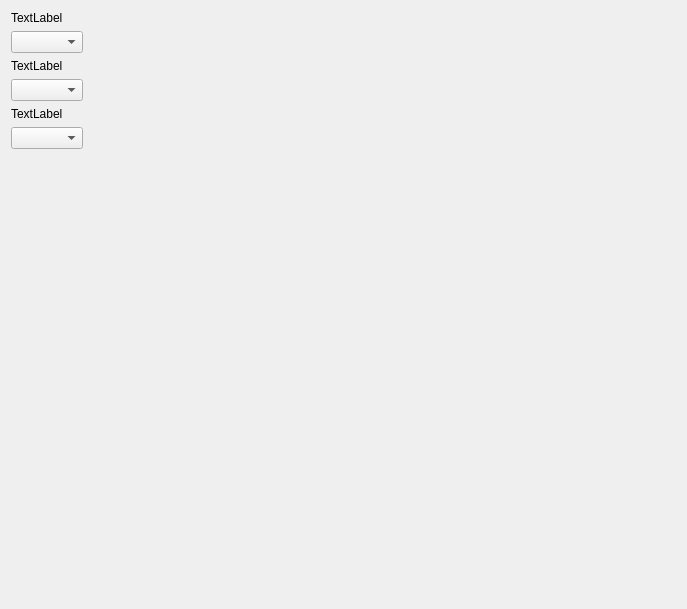
<?xml version="1.0" encoding="UTF-8"?>
<ui version="4.0">
 <class>Form</class>
 <widget class="QWidget" name="Form">
  <property name="geometry">
   <rect>
    <x>0</x>
    <y>0</y>
    <width>687</width>
    <height>609</height>
   </rect>
  </property>
  <property name="windowTitle">
   <string>Form</string>
  </property>
  <layout class="QFormLayout" name="formLayout">
   <item row="1" column="0">
    <widget class="QComboBox" name="comboBox"/>
   </item>
   <item row="3" column="0">
    <widget class="QComboBox" name="comboBox_2"/>
   </item>
   <item row="5" column="0">
    <widget class="QComboBox" name="comboBox_3"/>
   </item>
   <item row="4" column="0">
    <widget class="QLabel" name="label">
     <property name="text">
      <string>TextLabel</string>
     </property>
    </widget>
   </item>
   <item row="2" column="0">
    <widget class="QLabel" name="label_2">
     <property name="text">
      <string>TextLabel</string>
     </property>
    </widget>
   </item>
   <item row="0" column="0">
    <widget class="QLabel" name="label_3">
     <property name="text">
      <string>TextLabel</string>
     </property>
    </widget>
   </item>
  </layout>
 </widget>
 <resources/>
 <connections/>
</ui>
